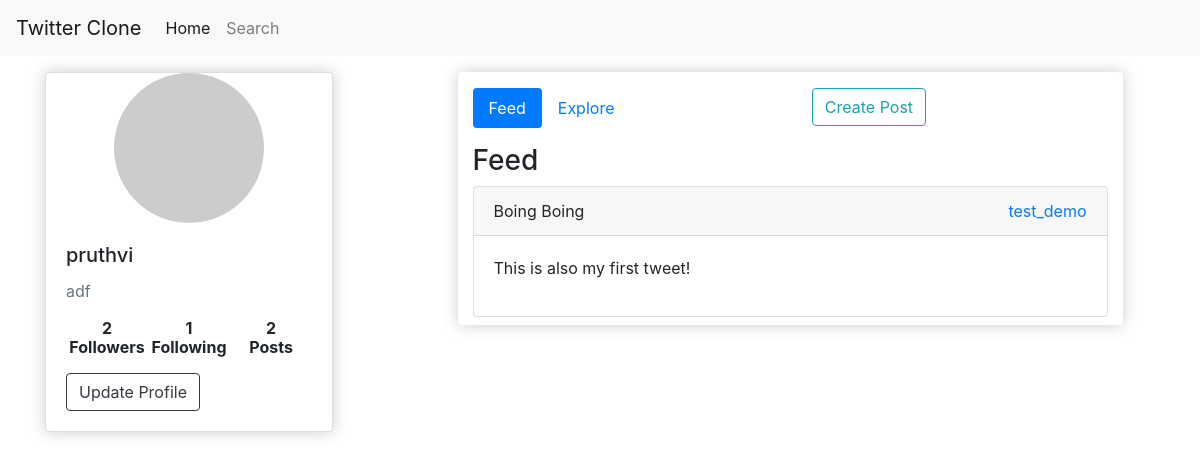
Before: / (signed in) with the older database file.
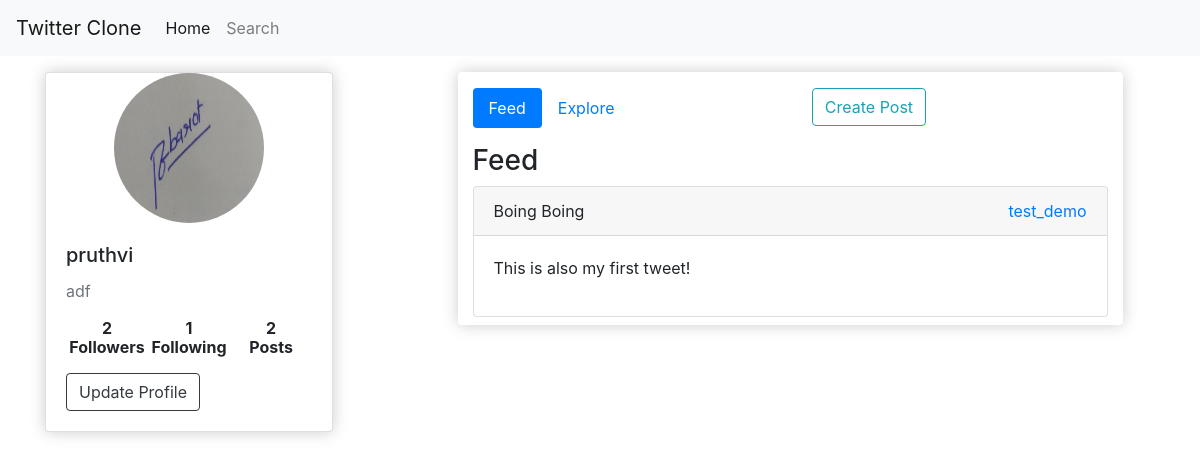
After: the same page with the newer database file.
### twitterapp/models.py (models this page shows, shortened)
class Profile(models.Model):
    id = models.UUIDField(primary_key=True,default=uuid.uuid4,editable=False)
    user = models.OneToOneField(User,on_delete=models.CASCADE,null=True)
    bio = models.TextField(max_length=500, blank=True)
    location = models.CharField(max_length=30, blank=True)
    birth_date = models.DateField(null=True, blank=True)
    profile_image = models.ImageField(upload_to='images/',null=True,blank=True)
    followers = models.ManyToManyField(Following,related_name='profiles')
    mode = models.CharField(max_length=50,choices=[('public','Public'),('private','Private')],default='public')
    @property
    def get_followers(self):
        return [line.follower for line in self.followers.all().filter(target=self.user)]
    @property
    def follower_count(self):
        return Following.objects.filter(target=self.user).count()
    @property
    def following_count(self):
        return Following.objects.filter(follower=self.user).count()
    @property
    def post_count(self):
        return self.post_set.all().count()

class Post(models.Model):
    author = models.ForeignKey(Profile,on_delete=models.CASCADE,null=True)
    title = models.CharField(max_length=250,null=True)
    content = RichTextField()
    date_created = models.DateTimeField(auto_now_add=True)

### twitterapp/views.py (the view)
# urls.py: path('',views.IndexView,name='index'),
@login_required(login_url='login')
def IndexView(request):
    profile = request.user.profile
    profiles = Profile.objects.select_related('user').exclude(id=profile.id)
    feed_posts = Post.objects.select_related('author').filter(
        author__followers__follower=request.user) \
        .order_by('-date_created')
    return render(request,'index.html',
        {'profile':profile,
        'explore_profiles':profiles,
        'feed_posts':feed_posts})

### twitterapp/templates/index.html (shortened to what this page needs)
{% extends 'main.html' %}
{% block content %}
{% load static %}
<div class="row mt-3">
  <div class="col-md-4">
    <div class="card box-element" style="width: 18rem;">
      {% if profile.profile_image%}
      <img src="{{profile.profile_image.url}}" class="avatar" alt="...">
      {% else %}
      <img src="http://www.gravatar.com/avatar/?d=identicon" class="avatar" alt="...">
      {% endif %}
      <div class="card-body">
        <h5 class="card-title">{{request.user.username}}</h5>
        <p class="card-text text-muted">
          {% if profile %}
          {{profile.bio|safe}}
        </p>
        {% endif %}
        <div style="display: flex;">
          <div id="followers" data-profile="{{profile.id}}" style="flex:3">
            <h6 class="text-center"><b>{{profile.follower_count}}<p>Followers</p></b></h6>
          </div>
          <div id="followings" data-profile="{{profile.id}}" style="flex:3">
            <h6 class="text-center"><b>{{profile.following_count}}<p>Following</p></b></h6>
          </div>
          <div id="posts" data-profile="{{profile.id}}" style="flex:3">
            <h6 class="text-center"><b>{{profile.post_count}}<p>Posts</p></b></h6>
          </div>
        </div>
        <div>
          <a href="{% url 'update-profile' %}" class="btn btn-outline-dark">Update Profile</a>
        </div>
      </div>
    </div>
  </div>
  <div id="feed-content" class="col-md-7 mx-auto box-element" style="height:max-content;">
    <ul class="nav nav-pills mt-3 mb-3" id="pills-tab" role="tablist">
      <li class="nav-item" role="presentation">
        <a class="nav-link active" id="pills-feed-tab" data-toggle="pill" href="#pills-feed" role="tab"
          aria-controls="pills-feed" aria-selected="true">Feed</a>
      </li>
      <li class="nav-item" role="presentation">
        <a class="nav-link" id="pills-explore-tab" data-toggle="pill" href="#pills-explore" role="tab"
          aria-controls="pills-explore" aria-selected="false">Explore</a>
      </li>
      <li class="nav-item" style="margin: 0 auto;" role="presentation">
        <a href="{% url 'create-post' %}" class="btn btn-outline-info">Create Post</a>
      </li>
    </ul>
    <div class="tab-content" id="pills-tabContent">
      <div class="tab-pane fade show active" id="pills-feed" role="tabpanel" aria-labelledby="pills-feed-tab">
        <h3>Feed</h3>
        {% include 'post_list.html' with posts=feed_posts %}
      </div>
    </div>
  </div>
</div>
{% endblock%}

### twitterapp/templates/main.html (shortened to what this page needs)
{% load static %}
<!DOCTYPE html>
<html lang="en">
<head>
  <link rel="stylesheet" href="{% static 'css/lib/bootstrap.min.css' %}">
  <link rel="stylesheet" href="{% static 'css/main-twitter.css'%}">
</head>
<body>
  <nav class="navbar navbar-expand-lg navbar-light bg-light">
    <a class="navbar-brand" href="#">Twitter Clone</a>
    <div class="collapse navbar-collapse" id="navbarNavAltMarkup">
      <div class="navbar-nav">
        <a class="nav-item nav-link active" href="{% url 'index' %}">Home <span class="sr-only">(current)</span></a>
        <a class="nav-item nav-link" href="{% url 'search' %}">Search</a>
      </div>
    </div>
  </nav>
  <div class="container">
    {% block content %}
    {% endblock %}
  </div>
</body>
</html>

### twitterapp/templates/post_list.html
{% for post in posts %}
<div class="card mb-2">
    <div class="card-header">
        {{post.title}}
        <a style="float: right;" href="{% url 'visit-profile' post.author.id %}">{{post.author.user.username}}</a>
    </div>
    <div class="card-body" onclick="location.href='{% url 'post-detail' post.id %}'">
        {{post.content|safe}}
    </div>
</div>
{% endfor %}

### static/css/main-twitter.css (style rules this page uses)
.avatar { width: 150px; height: 150px; background-size: cover; background-position: top center; border-radius: 50%; display: block; margin-left: auto; margin-right: auto; }
.box-element { box-shadow:hsl(0, 0%, 80%) 0 0 16px; background-color: #fff; border-radius: 4px; }

Changed rows visible on the page:
changed Profile "adf": profile_image: picture added
